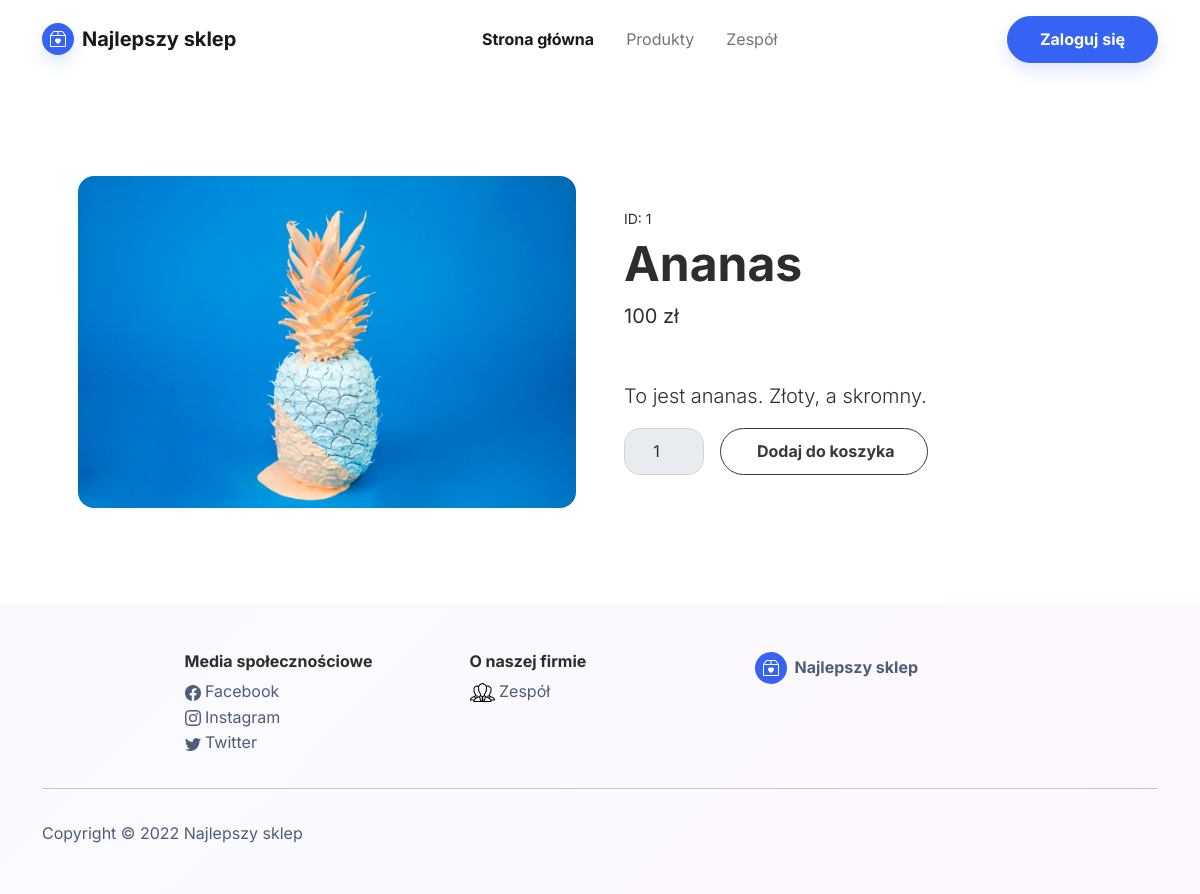
Page /product_page.php?id=1 on the committed database.
### tables this page shows
CREATE TABLE `products` (
  `id` int(11) NOT NULL,
  `name` varchar(25) NOT NULL,
  `description` varchar(250) NOT NULL,
  `img` varchar(100) NOT NULL,
  `price` int(11) NOT NULL
);

### product_page.php (the view, shortened to what this page needs)
<!DOCTYPE html>
<html lang="en">
<head>
    <link rel="stylesheet" href="assets/bootstrap/css/bootstrap.min.css">
    <link rel="stylesheet" href="https://cdn.reflowhq.com/v2/toolkit.min.css">
</head>
<body>
    <?php include 'navbar.php'; ?>
    <?php
    require_once "database_connect.php";
    $id = $_GET['id'];
    $sql = "SELECT * FROM products WHERE id = $id";
    $result = $connection->query($sql);
    if ($result->num_rows > 0) {
        while ($row = $result->fetch_assoc()) {
            $product[] = $row;
        }
        echo <<< EOT
            <section class="py-5">
            <div class="container px-4 px-lg-5 my-5">
                <div class="row gx-4 gx-lg-5 align-items-center">
                    <div class="col-md-6"><img class="rounded card-img-top mb-5 mb-md-0" src="assets/img/products/{$product[0]['img']}" alt="{$product[0]['name']}" /></div>
                    <div class="col-md-6">
                        <div class="small mb-1">ID: {$product[0]['id']}</div>
                        <h1 class="display-5 fw-bolder">{$product[0]['name']}</h1>
                        <div class="fs-5 mb-5">
                            <span> {$product[0]['price']} zł</span>
                        </div>
                        <p class="lead">{$product[0]['description']}</p>
                        <div class="d-flex">
                            <fieldset disabled>
                                <input class="form-control text-center me-3 disabled" id="inputQuantity" type="number" value="1" max="10" min="1" style="max-width: 5rem" />
                            </fieldset>
                            <a href="add_to_cart.php?id={$product[0]['id']}" class="btn btn-outline-dark flex-shrink-0" type="button">
                                <i class="bi-cart-fill me-1"></i>
                                Dodaj do koszyka
                            </a>
                        </div>
                    </div>
                </div>
            </div>
        </section>
        EOT;
    }
    ?>
    <?php include 'footer.php'; ?>
</body>
</html>

### rows in the picture
products: img (picture), id "1", name "Ananas", price "100", description "To jest ananas. Złoty, a skromny."
